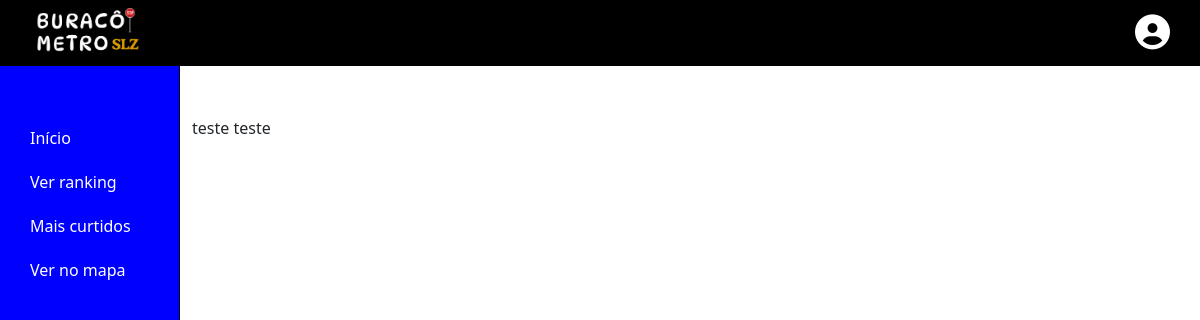
The app's page /principal/ranking (signed in), older data.
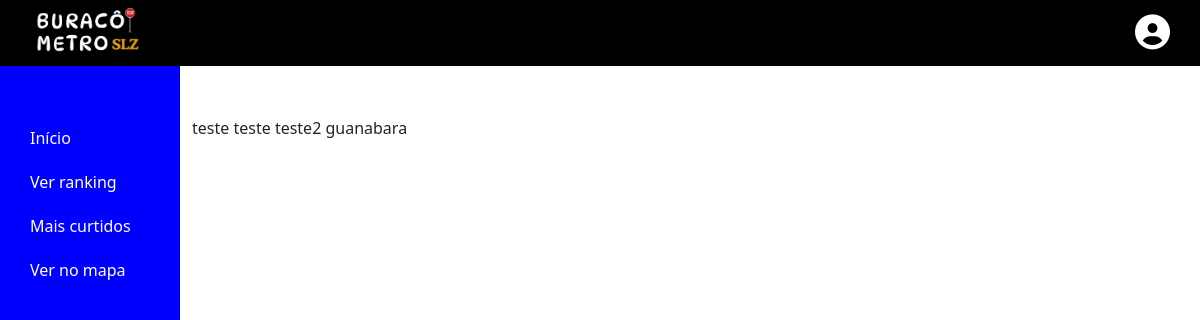
The same page, newer data.
### buracos/models.py (models this page shows, shortened)
class Buraco(models.Model):
    titulo = models.CharField(max_length=255)
    descricao = models.TextField()
    local = models.CharField(max_length=255)
    endereco = models.CharField(max_length=255)
    url_imagem = models.URLField()
    tamanho = models.SmallIntegerField(default=1)
    data_atual = models.DateTimeField(auto_now_add=True)
    created_at = models.DateTimeField(auto_now_add=True)  # Data e hora de criação (preenchido automaticamente)
    updated_at = models.DateTimeField(auto_now=True)  # Data e hora de última atualização (atualizado automaticamente)

### principal/views.py (the view)
# urls.py: path('/ranking', rankingView, name='rankingView'),
def rankingView(request):
    buracos = Buraco.objects.order_by('-tamanho')
    variaveis = {
        'buracos':buracos,
    }
    return render(request, 'principal/ranking.html', variaveis)

### principal/templates/principal/ranking.html (shortened to what this page needs)
{% extends 'principal/principal.html' %}
{% load static %}
{% block content %}
{% for buraco in buracos %}
       {{buraco.titulo}}
       {{buraco.descricao}}
{% endfor %}
{% endblock %}

Row changes from the older to the newer data that the page shows:
added Buraco: titulo "teste2", descricao "guanabara"
